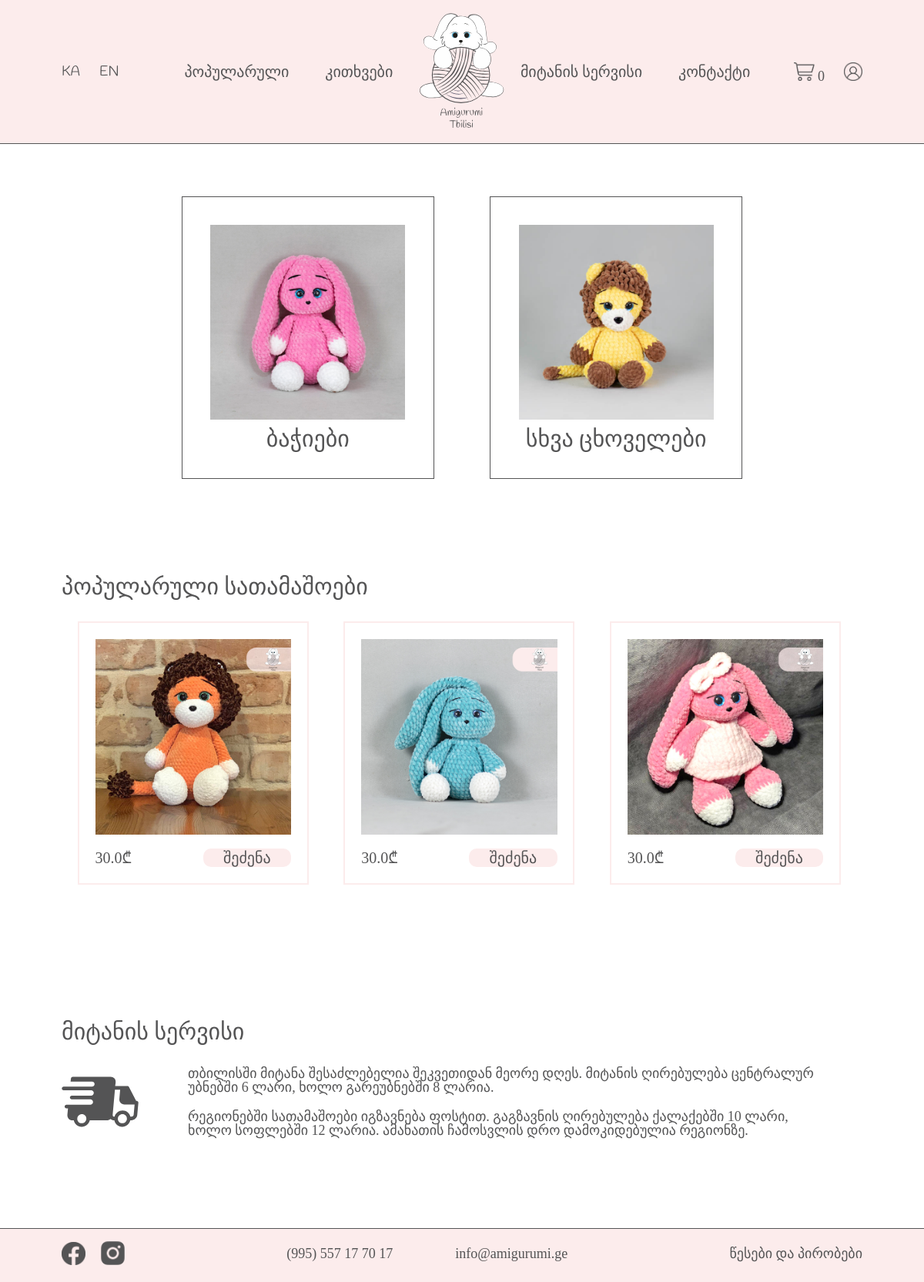
The page / on the database its author committed.
### app/models/store.py (models this page shows, shortened)
class ToyCategory(db.Model, BaseModel):
    __tablename__ = "toy_categories"
    id = db.Column(db.Integer, primary_key=True)
    photo = db.Column(db.String, nullable=False)
    name_geo = db.Column(db.String, nullable=False)
    name_eng = db.Column(db.String, nullable=False)
    description_geo = db.Column(db.String, nullable=False)
    description_eng = db.Column(db.String, nullable=False)

class Toy(db.Model, BaseModel):
    __tablename__ = "toys"
    id = db.Column(db.Integer, primary_key=True)
    photo = db.Column(db.String, nullable=False)
    name_geo = db.Column(db.String, nullable=False)
    name_eng = db.Column(db.String, nullable=False)
    desc_eng = db.Column(db.Text, nullable=False)
    desc_geo = db.Column(db.Text, nullable=False)
    price = db.Column(db.Float, nullable=False)
    stock = db.Column(db.Integer, nullable=False)
    is_popular = db.Column(db.Boolean, nullable=False)
    meta_geo = db.Column(db.String, nullable=False)
    meta_eng = db.Column(db.String, nullable=False)
    category_id = db.Column(db.ForeignKey("toy_categories.id"))
    category = db.relationship("ToyCategory", uselist=False)

### app/views/main/routes.py (the view)
@main_blueprint.route("/")
def home():
    toys = Toy.query.filter_by(is_popular=True)[:7]
    categories = ToyCategory.query.all()
    return render_template("index.html", categories=categories, toys=toys)

### app/__init__.py (called while the page is built)
def register_extensions(app):
    db.init_app(app)
    migrate.init_app(app, db)
    login_manager.init_app(app)
    login_manager.login_view = "auth.login"
    @login_manager.user_loader
    def load_user(user_id):
        return User.query.get(user_id)
    admin.init_app(app)
    admin.add_view(OrderView(Order, db.session, name="შეკვეთები"))
    admin.add_view(UserView(User, db.session, name="მომხმარებლები"))
    admin.add_view(ToyView(Toy, db.session, name="სათამაშოები"))
    admin.add_view(ToyCategoryView(ToyCategory, db.session, name="კატეგორიები"))
    admin.add_view(CityView(City, db.session, name="ქალაქები"))
    admin.add_link(MenuLink("გასვლა", url="/"))
    ckeditor.init_app(app)
    def get_locale():
        if 'locale' not in session.keys():
            session['locale'] = 'EN'
        return session['locale']
    babel.init_app(app, locale_selector=get_locale)

### app/templates/main/index.html (shortened to what this page needs)
{% extends 'layouts/base.html' %}
{% block main %}
<main>
    <div class="main-container">
        <section class="categories">
            {% for category in categories %}
            <div class="category">
                <a href="{{ url_for('product.category', category_id=category.id) }}">
                    <img src="{{ url_for('static', filename='img/covers/' + category.photo) }}" alt="pink bunny toy">
                    {% if session['locale'] == 'KA' %}
                        <h3>{{ category.name_eng }}</h3>
                    {% else %}
                        <h3>{{ category.name_geo }}</h3>
                    {% endif %}
                </a>
            </div>
            {% endfor %}
        </section>
        <section class="popular" id="featured">
            <h2 id="popularToys">{{_('პოპულარული სათამაშოები')}}</h2>
            <ul>
                {% for toy in toys %}
                <li class="product featured-toy">
                    <a id="featuredToy1" href="{{ url_for('product.view_product', id=toy.id) }}">
                        <img src="{{ url_for('static', filename='img/products/' + toy.photo) }}" alt="{{ toy.name_eng }}">
                        <div class="product-info">
                            <span>{{ toy.price }}₾</span>
                            <button id="buyButton1" type="submit">{{_('შეძენა')}}</button>
                        </div>
                    </a>
                </li>
                {% endfor %}
            </ul>
        </section>
        <section class="delivery" id="delivery-service">
            <h2 id="deliverySectionTitle">{{_('მიტანის სერვისი')}}</h2>
            <div class="delivery-info">
                <div>
                    <span id="deliveryTbilisi">{{_('თბილისში მიტანა შესაძლებელია შეკვეთიდან მეორე დღეს. მიტანის ღირებულება ცენტრალურ უბნებში 6 ლარი, ხოლო გარეუბნებში 8 ლარია.')}}</span>
                    <span id="deliveryRegions">{{_('რეგიონებში სათამაშოები იგზავნება ფოსტით. გაგზავნის ღირებულება ქალაქებში 10 ლარი, ხოლო სოფლებში 12 ლარია. ამანათის ჩამოსვლის დრო დამოკიდებულია რეგიონზე.')}}</span>
                </div>
            </div>
        </section>
    </div>
</main>
{% endblock %}

### app/static/css/style.css (style rules this page uses)
:root { --main-font-en: 'Handlee'; --main-font-ge: 'alk-life'; --text-color: #545455; --background-color: #fcecec; --size-30: 30px; --size-24: 24px; --size-20: 20px; --size-18: 18px; }
html { scroll-behavior: smooth; }
body { position: relative; }
.main-container { padding: 1rem 5rem; }
.categories { width: 100%; padding: 5% 15%; display: flex; justify-content: space-between; }
.category { max-width: 400px; width: 45%; min-width: 230px; padding: 5%; border: 1px solid var(--text-color); }
.category img { width: 100%; cursor: pointer; }
.category h3 { cursor: pointer; }
.category a { width: fit-content; height: fit-content; text-decoration: none; display: flex; flex-direction: column; justify-content: center; gap: 10px; }
h3, h2 { font-family: var(--main-font-ge); font-size: var(--size-30); align-self: center; color: var(--text-color); }
.popular, .delivery { width: 100%; padding: 7% 0; }
.popular ul { width: 100%; height: auto; padding: 30px 0; overflow: auto; white-space: nowrap; }
.featured-toy { display: inline-block; width: 30%; }
.product { margin: 0 2%; max-width: 300px; min-width: 150px; padding: 2%; border: 2px solid var(--background-color); transition: 0.2s linear; }
.product img { margin: 0 auto; width: 100%; }
.product span, .product button { font-family: var(--main-font-ge); color: var(--text-color); font-size: var(--size-20); }
.product a { text-decoration: none; display: block; height: fit-content; }
.product-info { width: 100%; display: flex; justify-content: space-between; margin-top: 15px; }
.product-info button { cursor: pointer; background-color: var(--background-color); text-align: center; border-radius: 10px; width: 45%; }
.product-info span { align-self: center; }
.delivery-info { display: flex; gap: 4rem; padding: 30px 0; }
.delivery-info svg { width: 100px; }
.delivery-info div { width: 80%; display: flex; flex-direction: column; gap: 20px; }
.delivery-info span { font-family: var(--main-font-ge); font-size: var(--size-18); color: var(--text-color); }

### rows shown on the page
ToyCategory: photo (picture), name_geo "ბაჭიები"
ToyCategory: photo (picture), name_geo "სხვა ცხოველები"
Toy: photo (picture), price "30.0"
Toy: photo (picture), price "30.0"
Toy: photo (picture), price "30.0"
